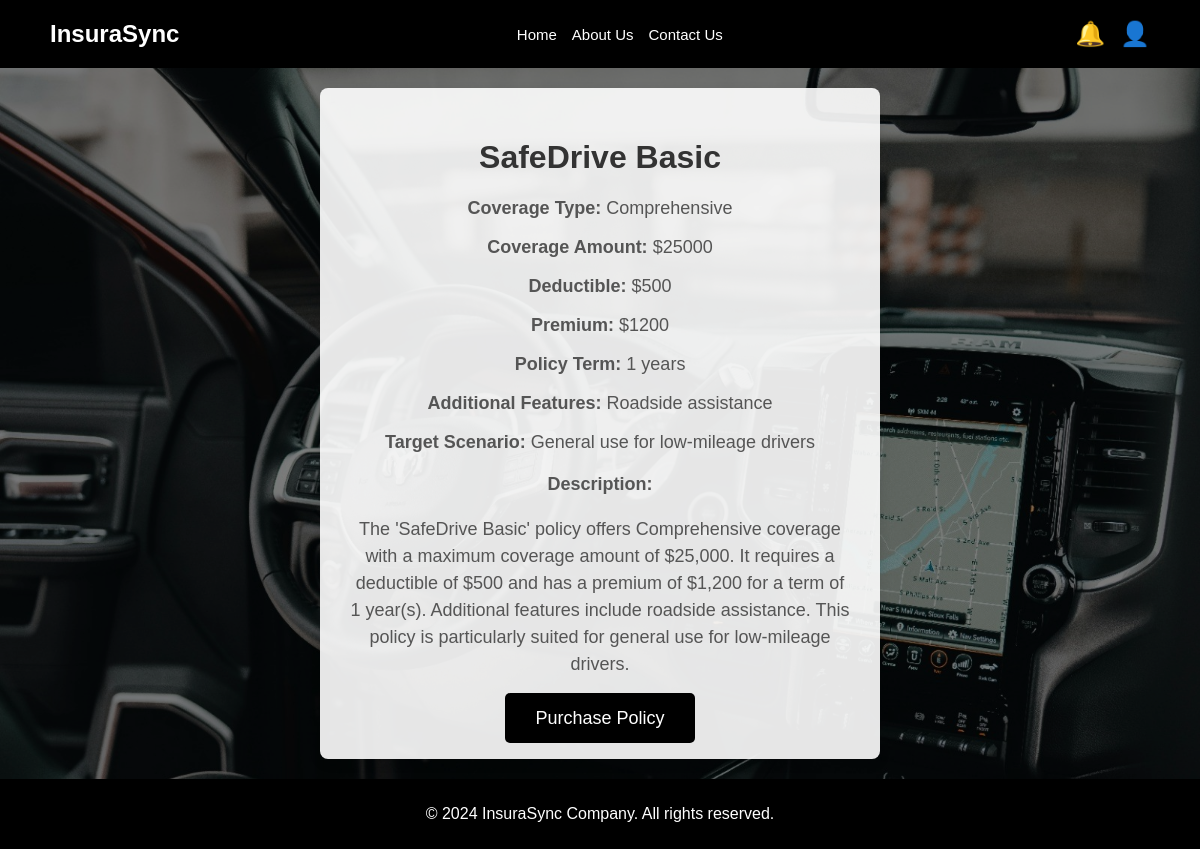
/policy_details.php?policyID=1 (signed in), run on the app's committed database.
### tables this page shows
CREATE TABLE `policies` (
  `policyID` int(11) NOT NULL,
  `policy_name` varchar(50) NOT NULL,
  `coverage_type` varchar(50) NOT NULL,
  `coverage_amount` int(11) NOT NULL,
  `deductible` int(11) NOT NULL,
  `premium` int(11) NOT NULL,
  `policy_term` int(5) NOT NULL,
  `additional_features` varchar(100) NOT NULL,
  `target_scenario` varchar(100) NOT NULL,
  `description` varchar(500) NOT NULL
);

### policy_details.php (the view, shortened to what this page needs)
<?php
$policyID = isset($_GET['policyID']) ? $_GET['policyID'] : die("Policy ID not provided.");
$servername = "localhost";
$username = "root";
$password = "";
$dbname = "insurasync";
$conn = new mysqli($servername, $username, $password, $dbname);
$sql = "SELECT * FROM policies WHERE policyID = ?";
$stmt = $conn->prepare($sql);
$stmt->bind_param("i", $policyID);
$stmt->execute();
$result = $stmt->get_result();
if ($result->num_rows > 0) {
    $row = $result->fetch_assoc();
} else {
    die("Policy not found.");
}
$is_profile_complete = true;
?>
<!DOCTYPE html>
<html lang="en">
<head>
</head>
<body>
<header>
    <h1>InsuraSync</h1>
    <nav>
        <a href="user_dashboard.php">Home</a>
        <a href="about.php">About Us</a>
        <a href="contact.php">Contact Us</a>
    </nav>
    <div class="search-profile">
        <span class="icon">🔔</span>
        <span class="icon profile-icon">👤</span>
    </div>
</header>
<div class="policy-container">
    <h1><?php echo $row["policy_name"]; ?></h1>
    <div class="policy-details">
        <p><strong>Coverage Type:</strong> <?php echo $row["coverage_type"]; ?></p>
        <p><strong>Coverage Amount:</strong> $<?php echo $row["coverage_amount"]; ?></p>
        <p><strong>Deductible:</strong> $<?php echo $row["deductible"]; ?></p>
        <p><strong>Premium:</strong> $<?php echo $row["premium"]; ?></p>
        <p><strong>Policy Term:</strong> <?php echo $row["policy_term"]; ?> years</p>
        <p><strong>Additional Features:</strong> <?php echo $row["additional_features"]; ?></p>
        <p><strong>Target Scenario:</strong> <?php echo $row["target_scenario"]; ?></p>
    </div>
    <div class="policy-description">
        <strong>Description:</strong>
        <p><?php echo $row["description"]; ?></p>
    </div>
    <div class="purchase-btn-container">
        <?php if ($is_profile_complete): ?>
            <a href="purchase_policy.php?policyID=<?php echo $policyID; ?>" class="purchase-btn">Purchase Policy</a>
        <?php else: ?>
            <p class="incomplete-message">To proceed with registering this policy, please ensure that your profile is complete.</p>
        <?php endif; ?>
    </div>
</div>
<footer>
    <p>&copy; 2024 InsuraSync Company. All rights reserved.</p>
</footer>
</body>
</html>

### policy_details.php (style rules this page uses)
body { font-family: Arial, sans-serif; background-color: #f4f4f4; margin: 0; padding: 0; min-height: 100vh; display: flex; flex-direction: column; }
body::before { content: ''; position: fixed; top: 0; left: 0; width: 100%; height: 100%; background-image: url('bg.jpg'); background-size: cover; background-repeat: no-repeat; background-attachment: fixed; filter: brightness(50%); z-index: -1; }
header { background-color: #000; color: white; padding: 20px 50px; display: flex; justify-content: space-between; align-items: center; }
header h1 { margin: 0; font-size: 24px; }
nav { display: flex; gap: 15px; }
nav a { color: white; text-decoration: none; font-size: 15px; }
.search-profile { display: flex; align-items: center; position: relative; }
.icon { font-size: 24px; margin-left: 15px; cursor: pointer; }
.policy-container { max-width: 500px; margin: 20px auto; padding: 30px; background-color: rgba(255, 255, 255, 0.9); border-radius: 8px; box-shadow: 0 4px 12px rgba(0, 0, 0, 0.1); text-align: center; flex-grow: 1; }
.policy-container h1 { color: #333; }
.policy-details p { font-size: 18px; color: #555; }
.policy-description { font-size: 18px; color: #555; line-height: 1.5; }
.purchase-btn-container { margin-top: 30px; }
.purchase-btn { padding: 15px 30px; background-color: #000; color: white; font-size: 18px; text-align: center; border: none; border-radius: 5px; cursor: pointer; text-decoration: none; }
footer { background-color: #000; color: white; text-align: center; padding: 10px 0; position: sticky; bottom: 0; width: 100%; margin-top: auto; }

### data on the page
policies: policy_name "SafeDrive Basic", coverage_type "Comprehensive", coverage_amount "25000", deductible "500", premium "1200", policy_term "1", additional_features "Roadside assistance", target_scenario "General use for low-mileage drivers", description "The 'SafeDrive Basic' policy offers Comprehensive coverage with a maximum coverage amount of $25,000. It requires a deductible of $500 and has a premium of $1,200 for a term of 1 year(s). Additional features include roadside assistance. This policy is particularly suited for general use for low-mileage drivers."
